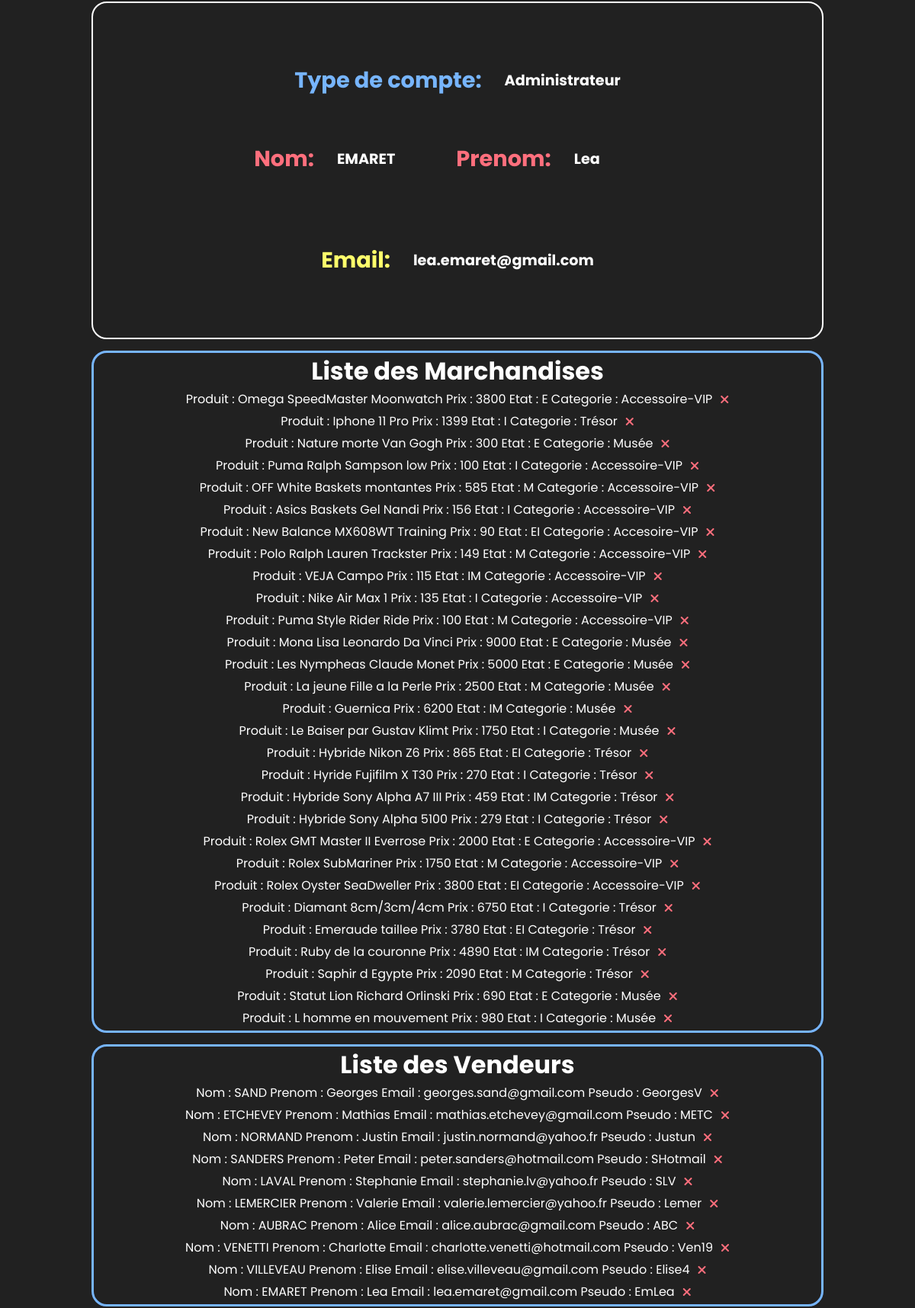
Before: /pages/profils/MonProfilAdmin.php (middle part) with the older database file.
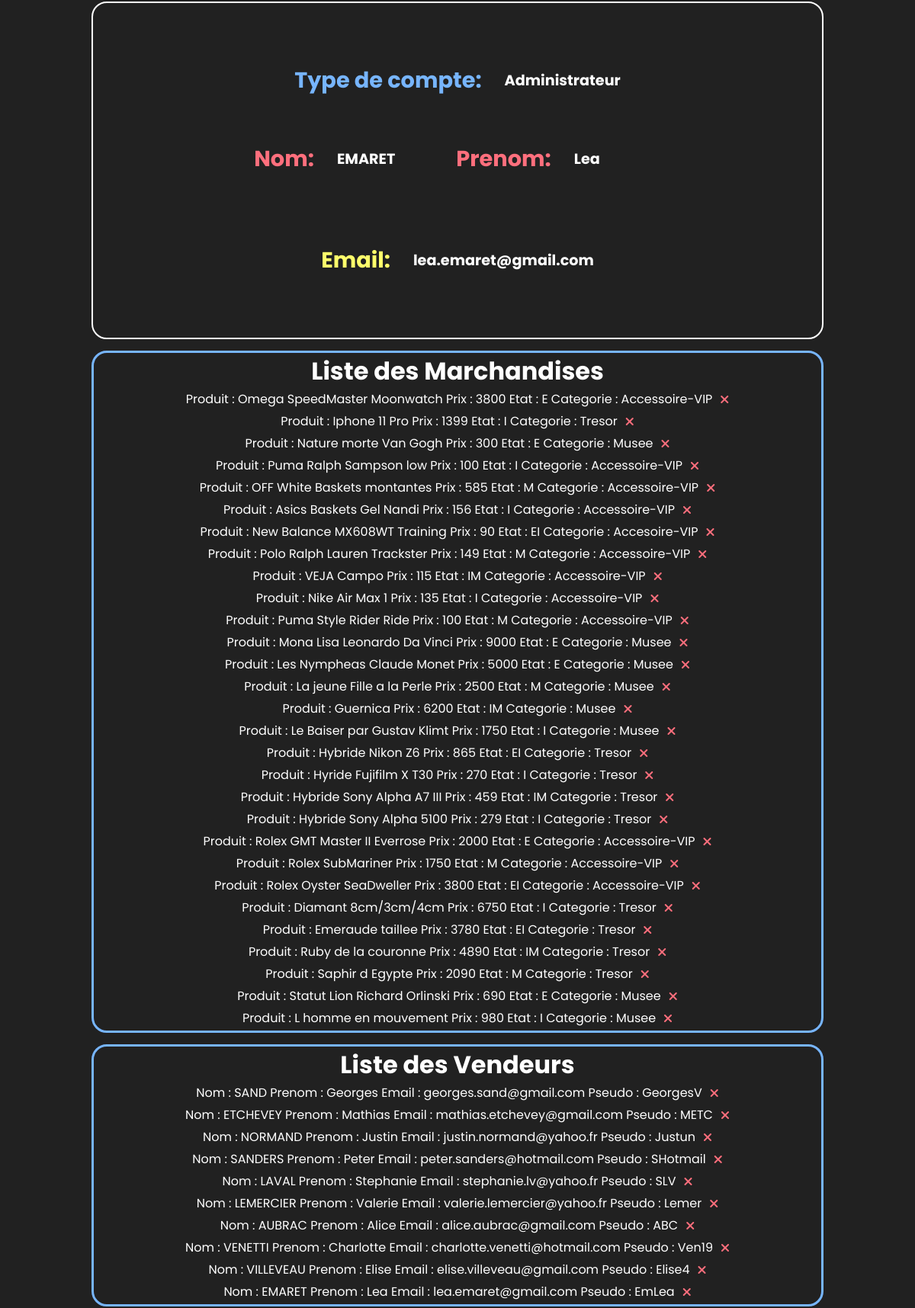
After: the same page with the newer database file.
### tables this page shows
CREATE TABLE `identification` (
  `ID` int(11) NOT NULL,
  `email` varchar(60) DEFAULT NULL,
  `pseudo` varchar(30) DEFAULT NULL,
  `password` varchar(30) DEFAULT NULL,
  `nom` varchar(30) DEFAULT NULL,
  `prenom` varchar(30) DEFAULT NULL
);

CREATE TABLE `item` (
  `ID` int(11) NOT NULL,
  `nom` varchar(30) DEFAULT NULL,
  `description` varchar(255) DEFAULT NULL,
  `photo` varchar(255) DEFAULT NULL,
  `video` varchar(255) DEFAULT NULL,
  `prix` int(11) DEFAULT NULL,
  `categorie` varchar(30) DEFAULT NULL,
  `IDprop` int(11) DEFAULT NULL,
  `etat` varchar(30) DEFAULT NULL
);

CREATE TABLE `vendeur` (
  `ID` int(11) NOT NULL,
  `img_profil` varchar(30) DEFAULT NULL,
  `img_fond` varchar(30) DEFAULT NULL
);

### pages/profils/MonProfilAdmin.php (the view, shortened to what this page needs)
<?php
    $database = "piscine";
    $db_handle = mysqli_connect('localhost', 'root', '');
    $db_found = mysqli_select_db($db_handle, $database);
    $pseudo = $_SESSION['pseudo'];
    if ($db_found) {
        $sql = "SELECT * FROM identification WHERE pseudo LIKE '%$pseudo%'";
        $result = mysqli_query($db_handle, $sql);
        while ($data = mysqli_fetch_assoc($result)){
            $email = $data["email"];
            $nom = $data["nom"];
            $prenom = $data["prenom"];
        }
        $sql = "SELECT * FROM identification INNER JOIN vendeur WHERE identification.ID = vendeur.ID ";
        $result2 = mysqli_query($db_handle, $sql);
        $sql = "SELECT * FROM item";
        $result3 = mysqli_query($db_handle, $sql);
    }
?>
<html>
<head>
    <link rel='stylesheet' type='text/css' media='screen' href='MonProfilAdmin.css'>
</head>
<body>
    <div class="info">
        <div class="center">
            <div class="split"><h1>Type de compte:</h1><h1 class="hBlanc">Administrateur</h1></div>
            <div class="nomPrenom">
                <div class="split"><h1>Nom:</h1><h1 class="hBlanc"><?php echo $nom; ?></h1></div>
                <div class="split"><h1>Prenom:</h1><h1 class="hBlanc"><?php echo $prenom; ?></h1></div>
            </div>
            <div class="adresse">
                <div class="split"><h1>Email:</h1><h1 class="hBlanc"><?php echo $email; ?></h1></div>
            </div>
        </div>
    </div>
    <div class="Vendeurs-objets">
    	<div class="marchandises">
            <h1>Liste des Marchandises</h1>
            <div class="listMarchandises">
                <?php
                    while ($data = mysqli_fetch_assoc($result3)){
                        echo '<div class="marchandise">';
                        echo '<p> Produit : ' . $data['nom'] . '   ';
                        echo 'Prix : '. $data['prix'] . '   ';
                        echo 'Etat : '. $data['etat'] . '   ';
                        echo 'Categorie : '. $data['categorie'] . '   </p>';
                        echo '<i id="I'. $data['ID'].'" class="fas fa-times"></i>';
                        echo '</div>';
                    }
                ?>
            </div>
        </div>
        <div class="vendeurs">
            <h1>Liste des Vendeurs</h1>
            <div class="listVendeurs">
                <?php
                    while ($data = mysqli_fetch_assoc($result2)){
                        echo '<div class="vendeur">';
                        echo '<p> Nom : ' . $data['nom'] . '   ';
                        echo 'Prenom : ' . $data['prenom'] . '   ';
                        echo 'Email : '. $data['email'] . '   ';
                        echo 'Pseudo : '. $data['pseudo'] . '   </p>';
                        echo '<i id="V'. $data['ID'].'" class="fas fa-times"></i>';
                        echo '</div>';
                    }
                ?>
            </div>
        </div>
    </div>
</body>
</html>

### pages/profils/MonProfilAdmin.css (style rules this page uses)
:root { --primary: #212121; --secondary: #212121; --vert: #36F4B9; --bleu: #77B5FE; --bleuFonce: #2E006C; --rose: #FF6F7D; --jaune: #FFFF6B; --blanc: #FFFFFF; }
* { margin:0; padding:0; box-sizing:border-box; outline:none; text-decoration: none; font-family:'Poppins', sans-serif; background-color: var(--primary); }
.hBlanc { color: var(--blanc); background: transparent; }
.info { width: 80vw; margin: auto; background: var(--secondary); border-radius: 30px; padding: 50px; margin-top: 150px; border: solid 2px var(--blanc); border-radius: 20px; color: var(--primary); }
.center { background-color: var(--secondary); margin: 0 80px; }
.center h1 { margin: 30px 0; }
.center h1, h2, h3, p { background-color: var(--secondary); }
.nomPrenom { display: flex; align-items: center; justify-content: center; background-color: var(--secondary); }
.nomPrenom h1 { margin-right: 80px; }
.nomPrenom .split h1:nth-child(1) { color: var(--rose) }
.adresse { margin-top: 30px; color: var(--primary); background-color: var(--secondary); }
.adresse .split h1:nth-child(1) { color: var(--jaune) }
.split { display: flex; background-color: var(--secondary); text-align: center; align-items: center; justify-content: center; }
.split h1:nth-child(1) { margin-right: 30px; color: var(--bleu); font-size: 1.8em; }
.split h1:nth-child(2) { font-size: 1.2em; }
.vendeurs-objets { margin: auto; display: flex; flex-direction: column; align-items: center; justify-content: center; text-align: center; color : var(--blanc); margin-bottom:40px; }
.vendeurs-objets .marchandises, .vendeurs, .acheteurs { width: 80vw; margin-top: 15px; display: flex; flex-direction: column; align-items: center; justify-content: center; border: 3px solid var(--bleu); border-radius: 20px; color : var(--blanc); }
.vendeur p, .acheteur p, .marchandise p { background: transparent; }
.vendeur, .acheteur, .marchandise { margin-bottom: 4px; background: transparent; display:flex; align-items: center; justify-content: center; }
.fa-times { margin-left:10px; color: var(--rose); }
.vendeurs-objets h1 { background: transparent; }

Changed rows visible on the page:
changed item "Iphone 11 Pro": categorie "Trésor" → "Tresor"
changed item "Nature morte Van Gogh": categorie "Musée" → "Musee"
changed item "Mona Lisa Leonardo Da Vinci": categorie "Musée" → "Musee"
changed item "Les Nympheas Claude Monet": categorie "Musée" → "Musee"
changed item "La jeune Fille a la Perle": categorie "Musée" → "Musee"
changed item "Guernica": categorie "Musée" → "Musee"
changed item "Le Baiser par Gustav Klimt": categorie "Musée" → "Musee"
changed item "Hybride Nikon Z6": categorie "Trésor" → "Tresor"
changed item "Hyride Fujifilm X T30": categorie "Trésor" → "Tresor"
changed item "Hybride Sony Alpha A7 III": categorie "Trésor" → "Tresor"
changed item "Hybride Sony Alpha 5100": categorie "Trésor" → "Tresor"
changed item "Diamant 8cm/3cm/4cm": categorie "Trésor" → "Tresor"
changed item "Emeraude taillee": categorie "Trésor" → "Tresor"
changed item "Ruby de la couronne": categorie "Trésor" → "Tresor"
changed item "Saphir d Egypte": categorie "Trésor" → "Tresor"
changed item "Statut Lion Richard Orlinski": categorie "Musée" → "Musee"
changed item "L homme en mouvement": categorie "Musée" → "Musee"
